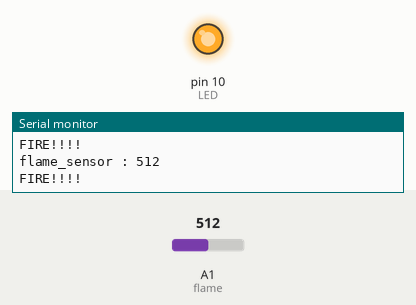
Simulated run of this sketch. Board: Arduino Uno, built with avr-gcc and run on an emulated ATmega328P. On the bench: output pins drawn as LEDs (lit = HIGH), the last lines printed to the serial monitor. Inputs (shaded band) come from the test bench; at power-on: A1 (flame) = 512.

Above: at 1.2 s.
1.3 s: A1 (flame) set to 1010
2.8 s: A1 (flame) set to 1023
At 4.0 s:
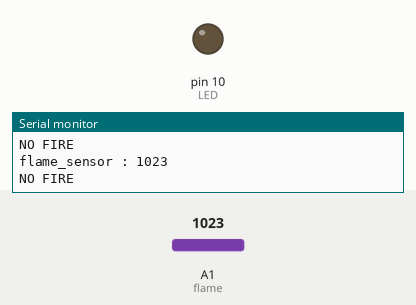
4.3 s: A1 (flame) set to 900
At 5.4 s:
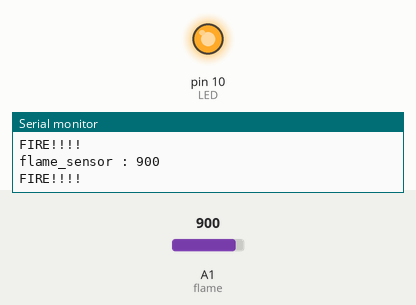
Timing chart, 0 to 7.3 s (numbered marks = the images above; inputs shaded):
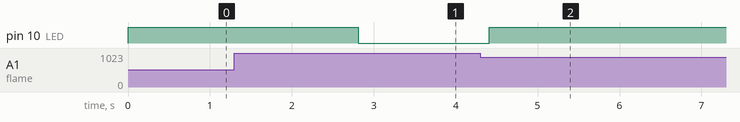

Measured:
- the behaviour switches between 1022 and 1023 on A1 (flame) (found by bisection; images 0 and 1)
- after the input at 2.8 s, pin 10 (LED): HIGH → LOW at once
- after the input at 4.3 s, pin 10 (LED): LOW → HIGH after 0.11 s

The sketch:

fire_sensor.ino
```cpp
int flame = A1;     //센서 연결
int LED = 10;       //LED 연결

void setup() {
  Serial.begin(9600);
  pinMode(flame, INPUT);
  pinMode(LED, OUTPUT);
}

void loop() {
  int val = analogRead(flame);
  Serial.print("flame_sensor : ");
  Serial.println(val);

  if(val<1023) {     //값이 1023미만이면 LED 불이 켜집니다.
    digitalWrite(LED, HIGH);
    Serial.println("FIRE!!!!");
  }
  else{
    digitalWrite(LED, LOW);
    Serial.println("NO FIRE");
  }
  delay(200);
}
```
